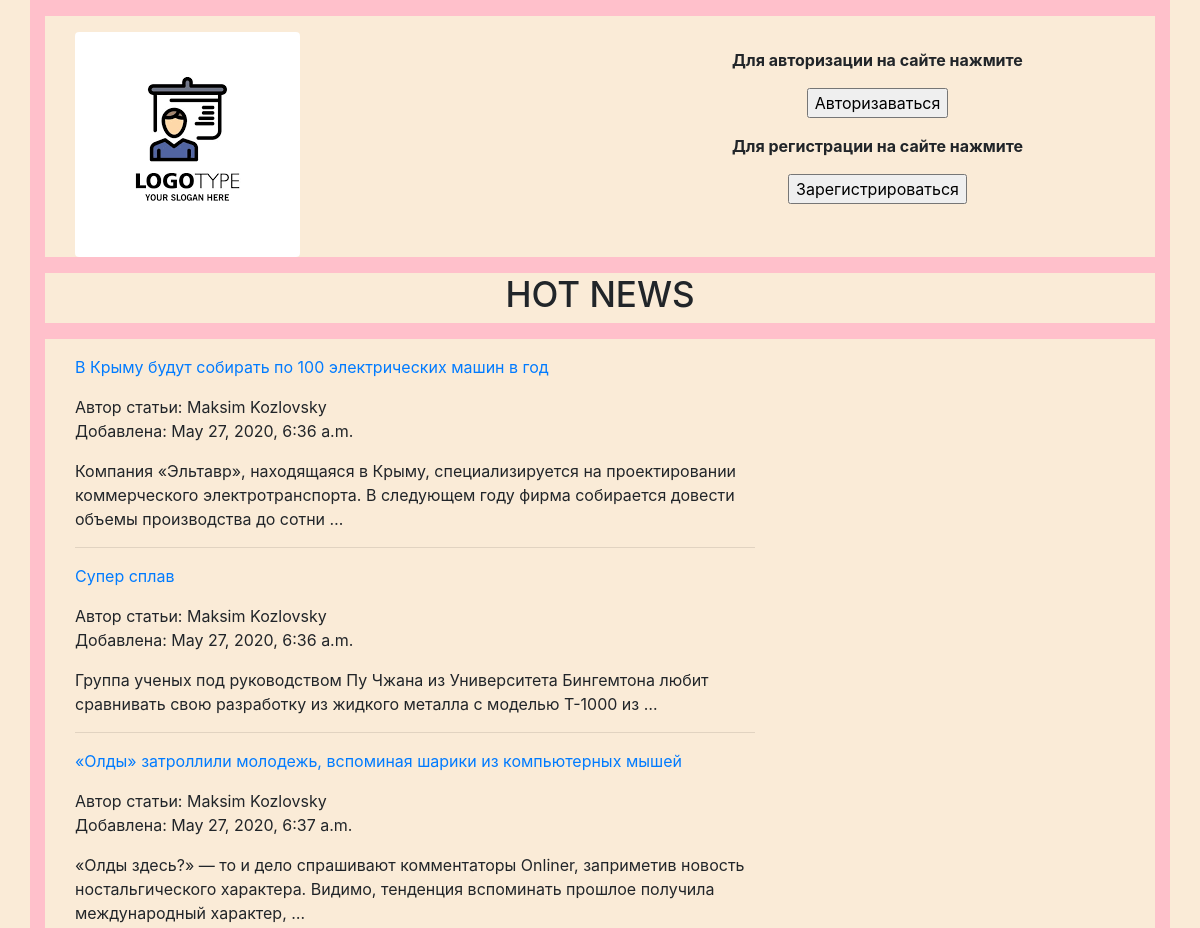
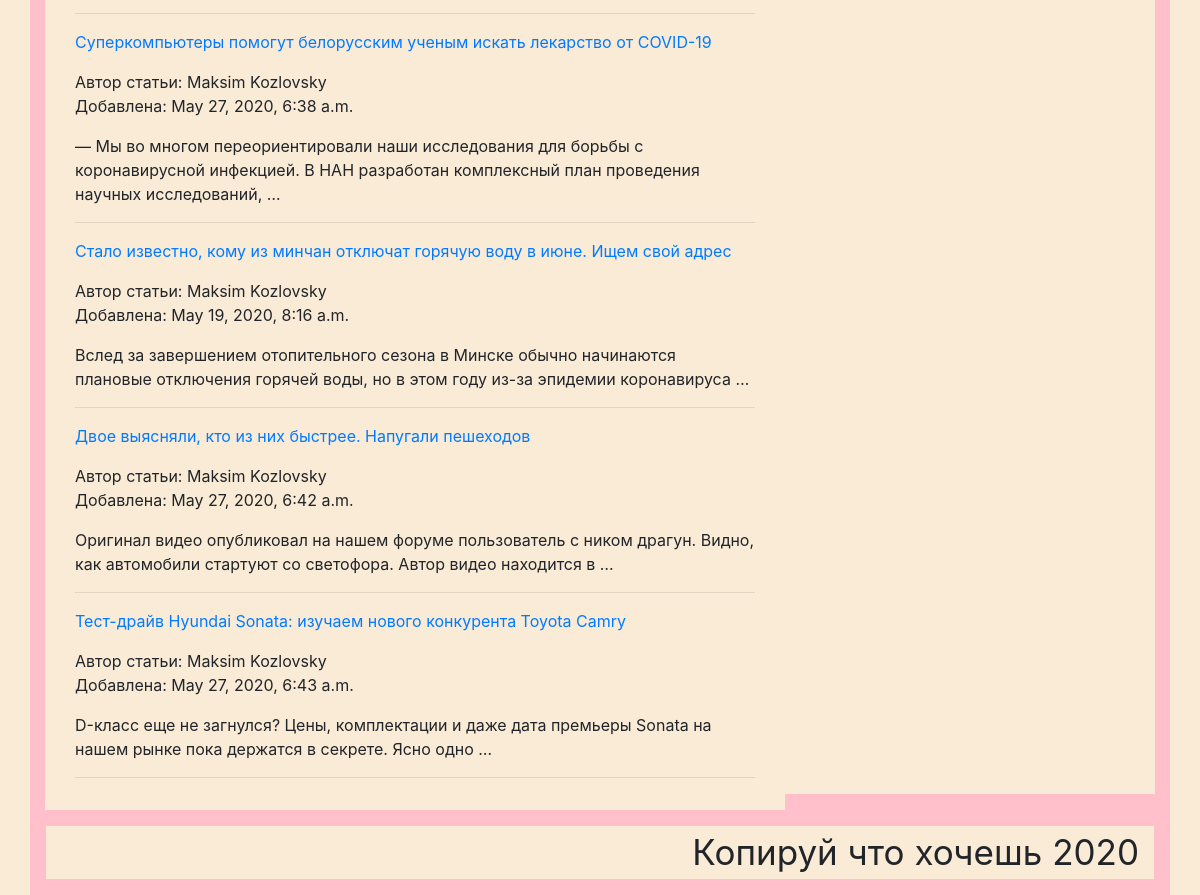
The page / on the database its author committed (2 pictures, top to bottom).
### pages/models.py (models this page shows, shortened)
class Pages(models.Model):
    title = models.CharField(max_length=150)
    text = models.TextField()
    created = models.DateTimeField(auto_created=True, null=True, blank=True)
    author = models.ForeignKey(User, null=True, blank=True, on_delete=models.DO_NOTHING)

### pages/views.py (the view)
# urls.py: path('', views.index),
def index(request):
    if request.method == "POST":
        comment = request.POST.get('comment')
        page = Pages.objects.get(pk=request.GET.get('id'))
        comment = Comment(text=comment, author=request.user, page=page)
        comment.save()
        comments = Comment.objects.filter(page=page)
        context = {'page': page,
                   'comments': comments
                   }
    else:
        page_id = request.GET.get('id')
        if page_id:
            page = Pages.objects.get(pk=request.GET.get('id'))
            comments = Comment.objects.filter(page=page)
            context = {'page': page,
                       'comments': comments
                       }
        else:
            my_pages = Pages.objects.all()
            comments = Comment.objects.filter(page=my_pages)
            context = {'pages': my_pages,
                       'comments': comments
                       }
    return render(request, 'index.html', context=context)

### pages/templates/index.html (shortened to what this page needs)
<!DOCTYPE html>
{% load static %}
<html lang="en">
<head>
    <link rel="stylesheet" href="{% static 'css/bootstrap.css' %}">
    <link rel="stylesheet" href="{% static 'css/main.css' %}">
</head>
<body>
<section>
    <div class="container" style="background-color: pink">
{% block header %}
<section>
    <div class="container pt-3">
        <div class="row" style="background-color: antiquewhite">
            <div class="col-6">
                <div class="container pt-3">
                    <a href=" /"><img class="rounded" src="{% static '/img/logo.png' %}"></a>
                </div>
            </div>
            <div class="col-6 text-center">
                <div class="container pt-3">
                    {% block login %}
                        {% include 'includes/login.html' %}
                    {% endblock login %}
                </div>
            </div>
        </div>
    </div>
</section>
{% endblock header %}
{% block content %}
<section>
    <div class="container pt-3">
       <div class="row text-center" style="background-color: antiquewhite">
           <div class="col">
               <h1>HOT NEWS</h1>
           </div>
       </div>
    </div>
</section>
<section>
        <div class="container pt-3">
            <div class="row">
                <div class="col-8 col-xl-8 col-sm-8" style="background-color: antiquewhite">
                    <div class="container pt-3">
                        {% for page in pages %}
                            <a href="/?id={{ page.pk }}">{{ page.title }}</a>
                            <div>Автор статьи: {{ page.author.first_name }} {{ page.author.last_name }}</div>
                            <div>Добавлена: {{ page.created }}</div>
                            <div>{{ page.text | truncatewords:20 }}</div>
                            <hr>
                        {% endfor %}
                    </div>
                </div>
                <div class="col-4 col-xl-4 col-sm-4" style="background-color: antiquewhite">
                    <div class="container pt-3">
                    </div>
                </div>
            </div>
            <div class="row">
                <div class="col-8 col-xl-8 col-sm-8" style="background-color: antiquewhite">
                    <div class="container pt-3">
            </div>
        </div>
</section>
{% endblock content %}
<section>
    <div class="container p-3">
{% block footer %}
    {% include 'includes/footer.html' %}
{% endblock footer %}
    </div>
</section>
    </div>
</section>
</body>
</html>

### pages/templates/includes/login.html (shortened to what this page needs)
<login>
    <form method="POST" action="/login_up/">
        <b>Для авторизации на сайте нажмите</b>
        <input type="submit" value="Авторизаваться">
    </form>
     <form method="POST" action="/registration/">
        <b>Для регистрации на сайте нажмите</b>
        <input type="submit" value="Зарегистрироваться">
    </form>
</login>

### pages/templates/includes/footer.html
<footer>
<section>
        <div class="row" style="background-color: antiquewhite">
            <div class="col text-right">
                Копируй что хочешь 2020
            </div>
        </div>
</section>
</footer>

### static/css/main.css (style rules this page uses)
body { background-color: antiquewhite }
footer { font-size: 35px; background-color: beige; }
h1 { font-size: 35px; }

### rows shown on the page
Pages: title "В Крыму будут собирать по 100 электрических машин в год", author.first_name "Maksim", author.last_name "Kozlovsky", created "May 27, 2020, 6:36 a.m.", text "Компания «Эльтавр», находящаяся в Крыму, специализируется на проектировании коммерческого электротранспорта. В следующем году фирма собирается довести объемы производства до сотни …"
Pages: title "Супер сплав", author.first_name "Maksim", author.last_name "Kozlovsky", created "May 27, 2020, 6:36 a.m.", text "Группа ученых под руководством Пу Чжана из Университета Бингемтона любит сравнивать свою разработку из жидкого металла с моделью T-1000 из …"
Pages: title "«Олды» затроллили молодежь, вспоминая шарики из компьютерных мышей", author.first_name "Maksim", author.last_name "Kozlovsky", created "May 27, 2020, 6:37 a.m.", text "«Олды здесь?» — то и дело спрашивают комментаторы Onliner, заприметив новость ностальгического характера. Видимо, тенденция вспоминать прошлое получила международный характер, …"
Pages: title "Суперкомпьютеры помогут белорусским ученым искать лекарство от COVID-19", author.first_name "Maksim", author.last_name "Kozlovsky", created "May 27, 2020, 6:38 a.m.", text "— Мы во многом переориентировали наши исследования для борьбы с коронавирусной инфекцией. В НАН разработан комплексный план проведения научных исследований, …"
Pages: title "Стало известно, кому из минчан отключат горячую воду в июне. Ищем свой адрес", author.first_name "Maksim", author.last_name "Kozlovsky", created "May 19, 2020, 8:16 a.m.", text "Вслед за завершением отопительного сезона в Минске обычно начинаются плановые отключения горячей воды, но в этом году из-за эпидемии коронавируса …"
Pages: title "Двое выясняли, кто из них быстрее. Напугали пешеходов", author.first_name "Maksim", author.last_name "Kozlovsky", created "May 27, 2020, 6:42 a.m.", text "Оригинал видео опубликовал на нашем форуме пользователь с ником драгун. Видно, как автомобили стартуют со светофора. Автор видео находится в …"
Pages: title "Тест-драйв Hyundai Sonata: изучаем нового конкурента Toyota Camry", author.first_name "Maksim", author.last_name "Kozlovsky", created "May 27, 2020, 6:43 a.m.", text "D-класс еще не загнулся? Цены, комплектации и даже дата премьеры Sonata на нашем рынке пока держатся в секрете. Ясно одно …"
